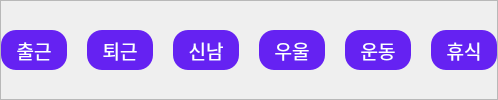
                     <widget class="QFrame" name="Tags">
                      <property name="minimumSize">
                       <size>
                        <width>0</width>
                        <height>0</height>
                       </size>
                      </property>
                      <property name="maximumSize">
                       <size>
                        <width>16777215</width>
                        <height>16777215</height>
                       </size>
                      </property>
                      <property name="frameShape">
                       <enum>QFrame::StyledPanel</enum>
                      </property>
                      <property name="frameShadow">
                       <enum>QFrame::Raised</enum>
                      </property>
                      <layout class="QHBoxLayout" name="horizontalLayout_4">
                       <property name="spacing">
                        <number>20</number>
                       </property>
                       <property name="leftMargin">
                        <number>0</number>
                       </property>
                       <property name="topMargin">
                        <number>0</number>
                       </property>
                       <property name="rightMargin">
                        <number>0</number>
                       </property>
                       <property name="bottomMargin">
                        <number>0</number>
                       </property>
                       <item>
                        <widget class="QPushButton" name="tag1">
                         <property name="minimumSize">
                          <size>
                           <width>0</width>
                           <height>40</height>
                          </size>
                         </property>
                         <property name="font">
                          <font>
                           <pointsize>14</pointsize>
                          </font>
                         </property>
                         <property name="styleSheet">
                          <string notr="true">*{width: 66px;
  height: 30px;
  border-radius: 15px;
  color: #ffffff;
  background-color: #6522f2;}
</string>
                         </property>
                         <property name="text">
                          <string>출근</string>
                         </property>
                        </widget>
                       </item>
                       <item>
                        <widget class="QPushButton" name="tag2">
                         <property name="minimumSize">
                          <size>
                           <width>0</width>
                           <height>40</height>
                          </size>
                         </property>
                         <property name="font">
                          <font>
                           <pointsize>14</pointsize>
                          </font>
                         </property>
                         <property name="styleSheet">
                          <string notr="true">*{width: 66px;
  height: 30px;
  border-radius: 15px;
  color: #ffffff;
  background-color: #6522f2;}
</string>
                         </property>
                         <property name="text">
                          <string>퇴근</string>
                         </property>
                        </widget>
                       </item>
                       <item>
                        <widget class="QPushButton" name="tag3">
                         <property name="minimumSize">
                          <size>
                           <width>0</width>
                           <height>40</height>
                          </size>
                         </property>
                         <property name="font">
                          <font>
                           <pointsize>14</pointsize>
                          </font>
                         </property>
                         <property name="styleSheet">
                          <string notr="true">*{width: 66px;
  height: 30px;
  border-radius: 15px;
  color: #ffffff;
  background-color: #6522f2;}
</string>
                         </property>
                         <property name="text">
                          <string>신남</string>
                         </property>
                        </widget>
                       </item>
                       <item>
                        <widget class="QPushButton" name="tag4">
                         <property name="minimumSize">
                          <size>
                           <width>0</width>
                           <height>40</height>
                          </size>
                         </property>
                         <property name="font">
                          <font>
                           <pointsize>14</pointsize>
                          </font>
                         </property>
                         <property name="styleSheet">
                          <string notr="true">*{width: 66px;
  height: 30px;
  border-radius: 15px;
  color: #ffffff;
  background-color: #6522f2;}
</string>
                         </property>
                         <property name="text">
                          <string>우울</string>
                         </property>
                        </widget>
                       </item>
                       <item>
                        <widget class="QPushButton" name="tag5">
                         <property name="minimumSize">
                          <size>
                           <width>0</width>
                           <height>40</height>
                          </size>
                         </property>
                         <property name="font">
                          <font>
                           <pointsize>14</pointsize>
                          </font>
                         </property>
                         <property name="styleSheet">
                          <string notr="true">*{width: 66px;
  height: 30px;
  border-radius: 15px;
  color: #ffffff;
  background-color: #6522f2;}
</string>
                         </property>
                         <property name="text">
                          <string>운동</string>
                         </property>
                        </widget>
                       </item>
                       <item>
                        <widget class="QPushButton" name="tag6">
                         <property name="minimumSize">
                          <size>
                           <width>0</width>
                           <height>40</height>
                          </size>
                         </property>
                         <property name="font">
                          <font>
                           <pointsize>14</pointsize>
                          </font>
                         </property>
                         <property name="styleSheet">
                          <string notr="true">*{width: 66px;
  height: 30px;
  border-radius: 15px;
  color: #ffffff;
  background-color: #6522f2;}
</string>
                         </property>
                         <property name="text">
                          <string>휴식</string>
                         </property>
                        </widget>
                       </item>
                      </layout>
                     </widget>
